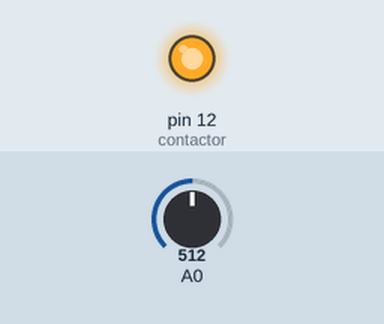
Simulated run of this sketch. Board: Arduino Uno, built with avr-gcc and run on an emulated ATmega328P. On the bench: output pins drawn as LEDs (lit = HIGH). The test bench sets the inputs (shaded band); at power-on: A0 = 512. What the sketch prints to the serial monitor is not drawn.

Above: at 0.1 s.
At 61.2 s:
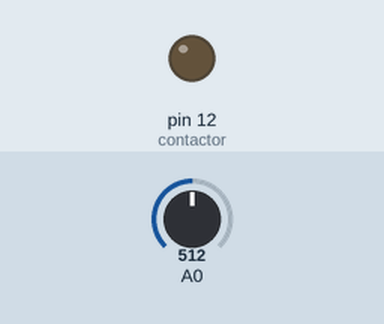
Timing chart, 0 to 62.7 s (numbered marks = the images above):
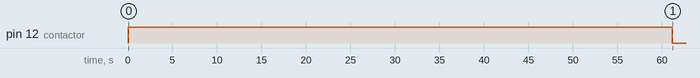

Measured:
- by itself, pin 12 (contactor): HIGH → LOW at 61.2 s

The sketch:

coseno_phi_calibracion.ino
```cpp
const int contactor = 12;
int contador;
int contador2;
float PF;
bool sen=false;


void setup()
{
  Serial.begin(9600);
  pinMode(contactor, OUTPUT);
  pinMode(A0, INPUT);
  digitalWrite(contactor, HIGH);
}

void loop()
{
 int sensorValue = analogRead(A0);
 float PF = sensorValue * (1.0 / 1023.0);

  if(PF<=0.85){                  //si el factor de potencia es menor a 0.85 se activa el contactor
    contador++;
    contador2=0;
    Serial.println(contador);
    if(contador==10000){
    digitalWrite(contactor,LOW);
    contador=0;
    }}
  if(PF>=0.85){                   //si el factor de potencia es mayor a 0.85 se apaga el contactor
    contador2++;
    contador=0;
    Serial.println(contador2);
    if(contador2==10000){
    contador=0;
    digitalWrite(contactor,HIGH);
    }}


//Serial.println(PF);


}
```
